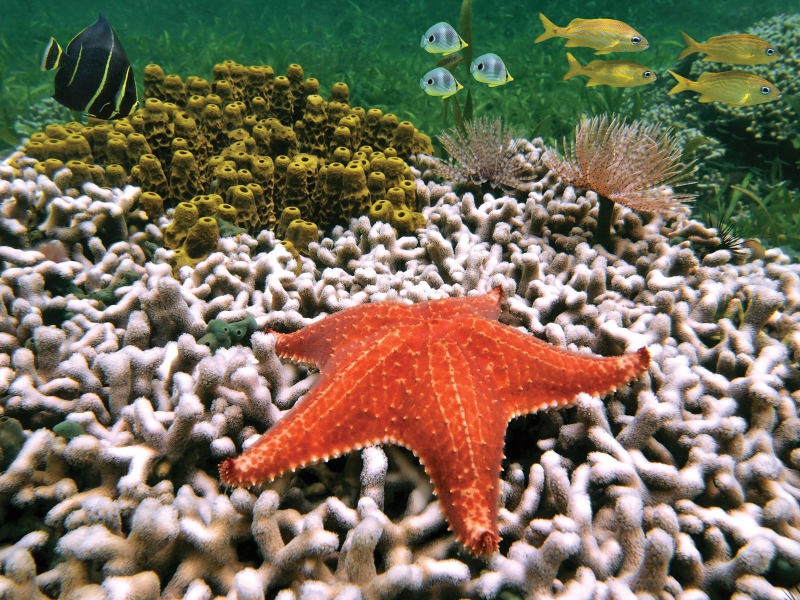
%> input picture starfish.jpg, 1600 x 1200 px (shown at 1/2 size)
$ octave Starfish_Segmentation_pipeline.m   (GNU Octave 9; MATLAB toolbox functions it lacks are replaced by stand-ins)
%> lines starting %> are read from the running program, lines starting %| are printed output that depends on the picture; in (x1, y1, x2, y2) boxes, pixels count from 0 and x2, y2 are one past the last pixel; in counts of white or black regions, pixels touching at a corner belong together; the program's own positions count from 1
I=imread('C:\Users\shaad\Desktop\SYSC 5202\Assignments\Assignment 3\Images\Images\starfish.jpg'); %Choose the starfish image to use the image processing pipeline on
%> I is the input picture: size 1200x1600x3 uint8; mean R, G, B 121.7, 111.3, 90.7
I=imresize(I,0.5); % Resizing image to reduce the computations
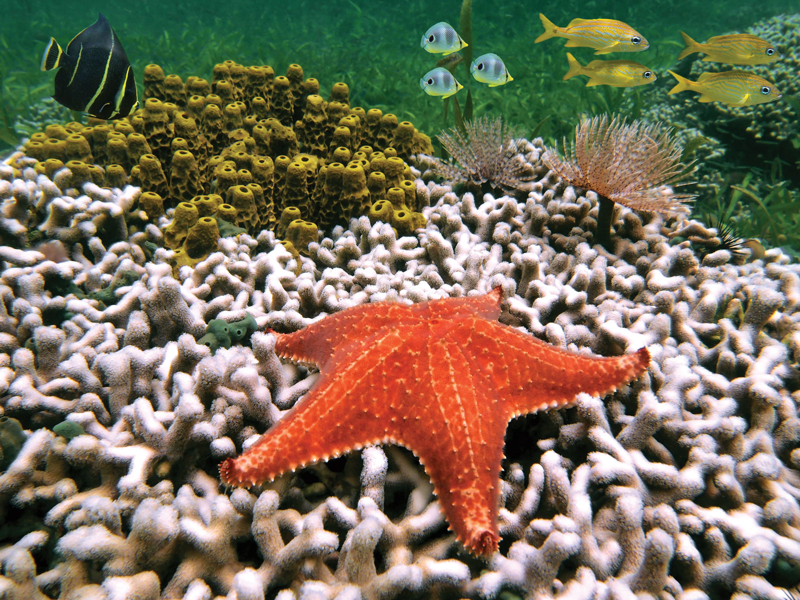
%> I: size 600x800x3 uint8; mean R, G, B 121.7, 111.3, 90.7
figure,subplot(2,3,1);
imshow(I);
title('Starfish Image RGB'); % Original Image
for i=1:size(I,1)
    for j=1:size(I,2)
        if I(i,j,1)>190 % Thresholding in the Red color matrix of the RGB image
            I(i,j,1)=0;
        else
            I(i,j,1)=255;
            I(i,j,2)=255; % Saturating the Green and Blue matrix
            I(i,j,3)=255;
        end

    end
end
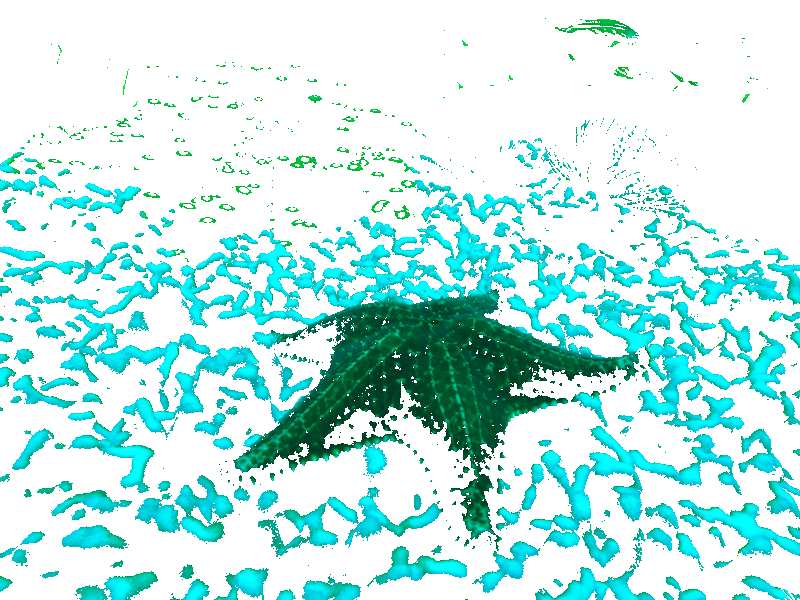
%> I: size 600x800x3 uint8; mean R, G, B 187.1, 234.6, 231.3
subplot(2,3,2);
imshow(I);
title('Thresholding I RGB'); % Thresholding I result
I=rgb2gray(I); % Grayscale conversion and display
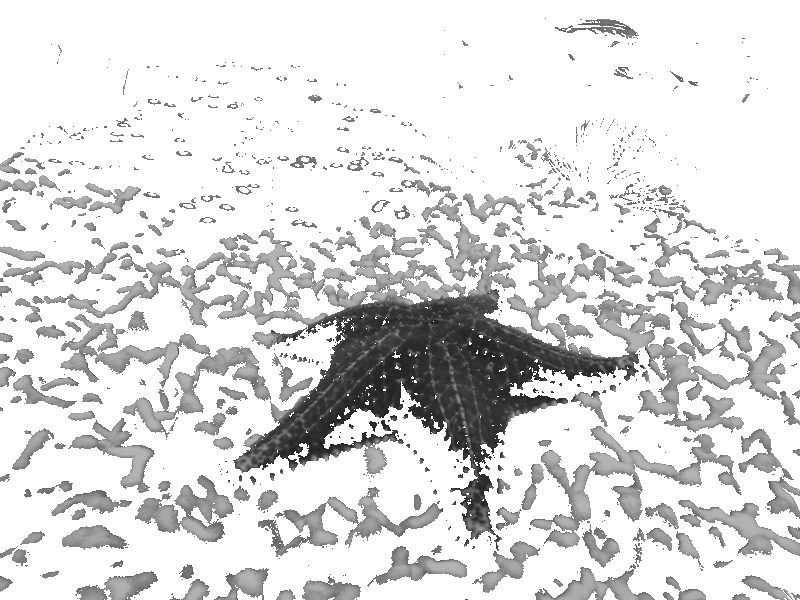
%> I: size 600x800 uint8; min 29, max 255, mean 220
subplot(2,3,3);
imshow(I);
title('Grayscale converted image');
for i=1:size(I,1)
    for j=1:size(I,2)
        if I(i,j)<90            % Thresholding II
            I(i,j)=0;
        else I(i,j)=255;
        end
    end
end
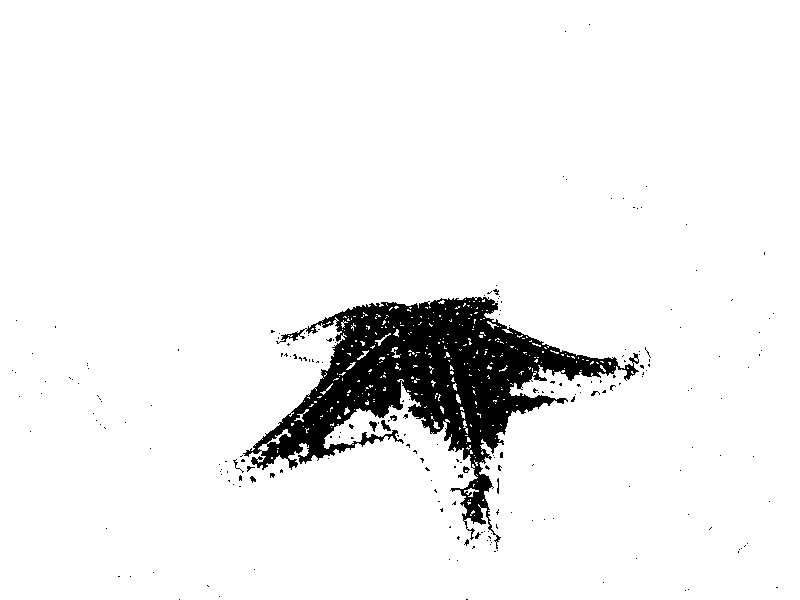
%> I: size 600x800 uint8; 93.7% white; 219 black regions (208 under 20 px), largest, box (x1, y1, x2, y2) and area: (243, 297, 639, 549) 29092, (381, 420, 391, 431) 55, (369, 421, 377, 432) 46
subplot(2,3,4);
imshow(I);
title('Thresholding II'); % Display image
se=ones(6,1);
iout=imerode(I,se);  % Erosion operation 1
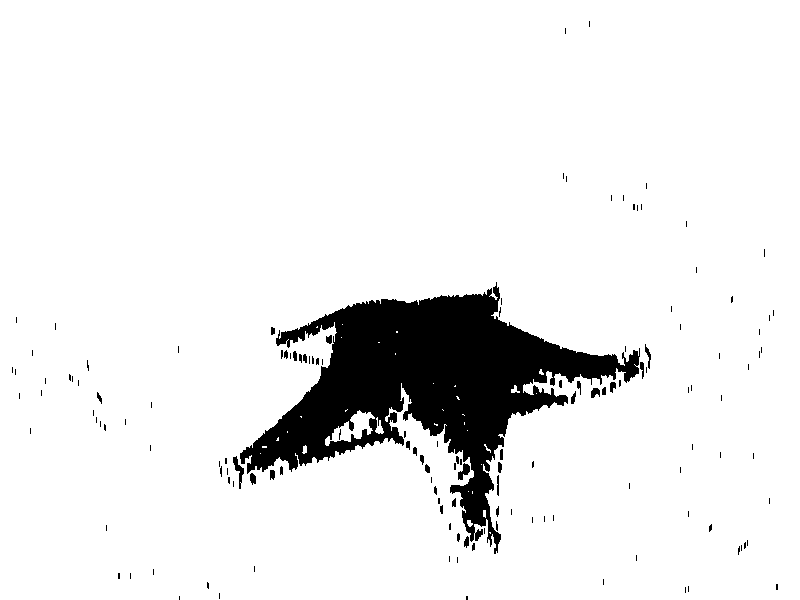
%> iout: size 600x800 uint8; 91.9% white; 143 black regions (107 under 20 px), largest, box (x1, y1, x2, y2) and area: (240, 282, 640, 554) 36483, (233, 456, 244, 489) 133, (458, 463, 470, 480) 110
iout=imerode(iout,se); % Erosion 2
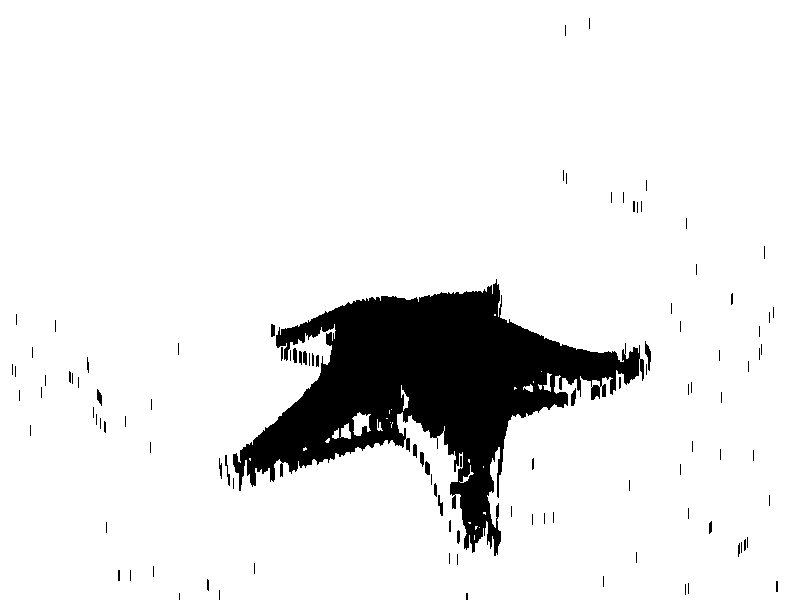
%> iout: size 600x800 uint8; 90.9% white; 107 black regions (73 under 20 px), largest, box (x1, y1, x2, y2) and area: (233, 279, 644, 556) 41774, (645, 341, 651, 371) 93, (571, 388, 576, 406) 65
subplot(2,3,5);
imshow(iout); % Display result
title('Post erosion image');
sd=[0 1 0; 1 1 1; 0 1 0];
iout=imdilate(iout,sd);     % Dilation
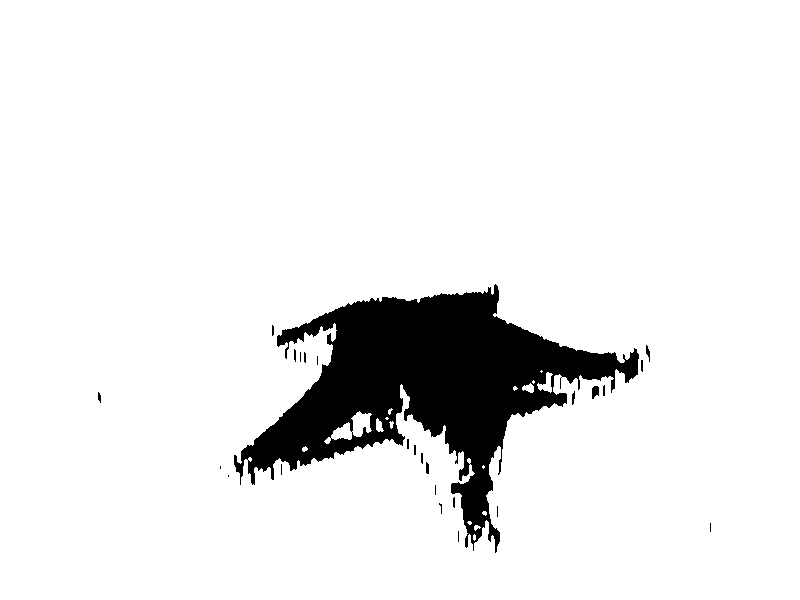
%> iout: size 600x800 uint8; 91.9% white; 25 black regions (10 under 20 px), largest, box (x1, y1, x2, y2) and area: (234, 284, 639, 553) 38317, (592, 386, 599, 399) 71, (646, 345, 650, 362) 37
subplot(2,3,6);
imshow(iout);       % Final output image
title('Final output image post dilation');
s=regionprops(iout,"Solidity"); % Computing region properties using MATLAB function
%> s = 255 regions; first 5, Solidity: NaN, NaN, NaN, NaN, NaN
sol=s(255).Solidity;
%> sol = 0.919
txt = 'Solidity value obtained %1.4f is greater than threshold selected therefore Starfish detected'; % Text to display in result
if sol>0.85             % Condition set heuristically of solidity to detect starfish image
    fprintf(txt,sol);
%| Solidity value obtained 0.9192 is greater than threshold selected therefore Starfish detected
end
